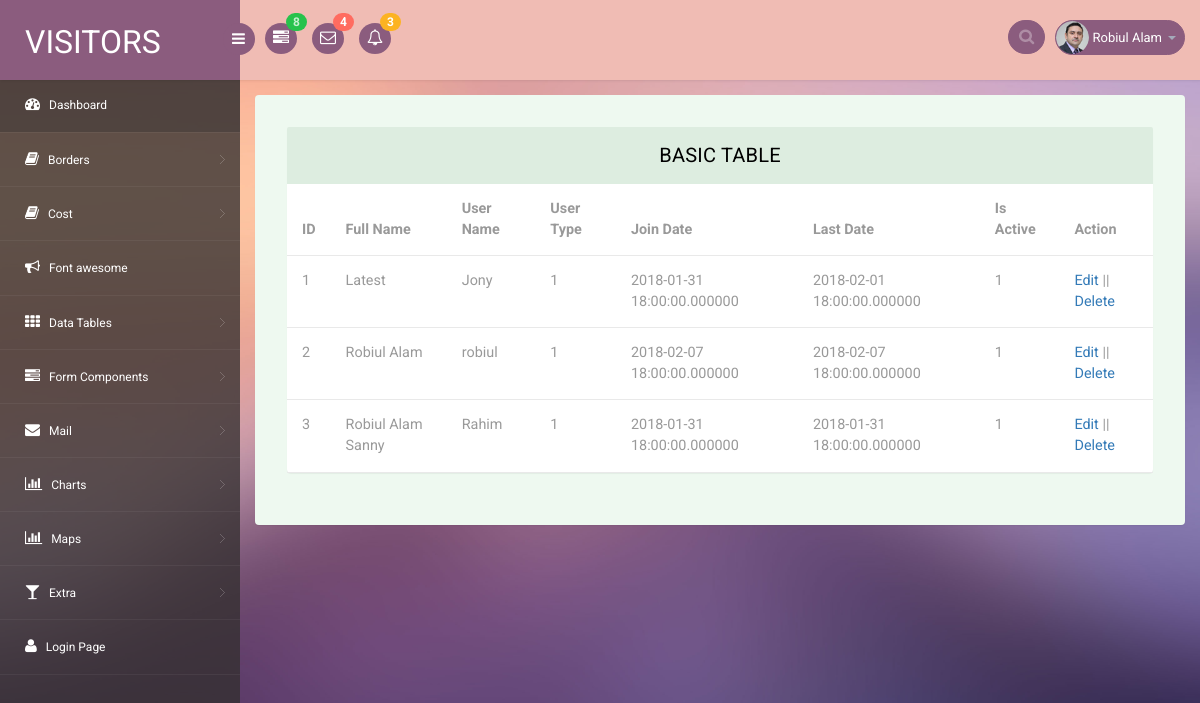
/admin/manageBorder.php (signed in), run on the app's committed database.
### tables this page shows
CREATE TABLE `mms_borders` (
  `id` int(11) NOT NULL,
  `full_name` varchar(100) NOT NULL,
  `user_name` varchar(45) NOT NULL,
  `password` varchar(45) NOT NULL,
  `user_type` varchar(45) NOT NULL,
  `join_date` timestamp(6) NOT NULL DEFAULT CURRENT_TIMESTAMP(6),
  `last_login` timestamp(6) NOT NULL DEFAULT CURRENT_TIMESTAMP(6) ON UPDATE CURRENT_TIMESTAMP(6),
  `is_active` tinyint(2) NOT NULL
);

### lib/Session.php (called while the page is built, shortened)
<?php
class Session{
 public static function get($key){
  if (isset($_SESSION[$key])) {
   return $_SESSION[$key];
  } else {
   return false;
  }
 }
}
?>

### lib/Database.php (called while the page is built, shortened)
<?php
Class Database{
 public $host   = DB_HOST;
 public $user   = DB_USER;
 public $pass   = DB_PASS;
 public $dbname = DB_NAME;
 public $link;
private function connectDB(){
 $this->link = new mysqli($this->host, $this->user, $this->pass,
  $this->dbname);
 }
public function select($query){
  $result = $this->link->query($query) or
   die($this->link->error.__LINE__);
  if($result->num_rows > 0){
    return $result;
  } else {
    return false;
  }
 }
}

### classes/Addborder.php (called while the page is built, shortened)
<?php
$filepath = realpath(dirname(__FILE__));
include_once ($filepath.'/../lib/Session.php');
include_once ($filepath.'/../lib/Database.php');
?>
<?php
class Addborder{
	private $db;
	public function __construct(){
		$this->db = new Database();
	}
	public function getAllBorder(){
		$query = " SELECT * FROM mms_borders ORDER BY id  DESC ";
		$result = $this->db->select($query);
		return $result;
	}
}
?>

### admin/manageBorder.php (the view, shortened to what this page needs)
<?php include 'inc/header.php'; ?>
<?php include 'inc/topNav.php'; ?>
<?php include 'inc/navigation.php'; ?>
<?php include '../classes/Addborder.php'; ?>
<?php
    $addborder = new Addborder();
?>
<section id="main-content">
    <section class="wrapper">
        <div class="table-agile-info">
 <div class="panel panel-default">
    <div class="panel-heading">
     Basic table
    </div>
    <div>
      <table class="table" ui-jq="footable" ui-options='{
        "paging": {
          "enabled": true
        },
        "filtering": {
          "enabled": true
        },
        "sorting": {
          "enabled": true
        }}'>
        <thead>
          <tr>
            <th data-breakpoints="xs">ID</th>
            <th>Full Name</th>
            <th>User Name</th>
            <th>User Type</th>
            <th>Join Date</th>
            <th>Last Date</th>
            <th>Is Active</th>
            <th>Action</th>
          </tr>
        </thead>
        <tbody>
            <?php
                    $getborder = $addborder->getAllBorder();
                    if ($getborder) {
                        $i = 0;
                        while ($result = $getborder->fetch_assoc()) {
                            $i++;
                ?>
          <tr data-expanded="true">
            <td><?php echo $i;?></td>
            <td><?php echo $result['full_name'];?></td>
            <td><?php echo $result['user_name'];?></td>
            <td><?php echo $result['user_type'];?></td>
            <td><?php echo $result['join_date'];?></td>
            <td><?php echo $result['last_login'];?></td>
            <td><?php echo $result['is_active'];?></td>
            <td>
                <a href="borderedit.php?borderid=<?php echo $result['id']?>">Edit</a> || <a onclick="return confirm('Are You sure to Delete')" href="?delpro=<?php echo $result['id']?>">Delete</a>
            </td>
          </tr>
          <?php } } ?>
        </tbody>
      </table>
    </div>
  </div>
</div>
</section>
</section>
</section>
<?php include 'inc/footer.php'; ?>

### admin/inc/header.php (shortened to what this page needs)
 <?php
include '../lib/Session.php';
?>
<!DOCTYPE html>
<head>
<link rel="stylesheet" href="css/bootstrap.min.css" >
<link href="css/style.css" rel='stylesheet' type='text/css' />
<link href="css/style-responsive.css" rel="stylesheet"/>
<link rel="stylesheet" href="css/font.css" type="text/css"/>
<link href="css/font-awesome.css" rel="stylesheet">
<link rel="stylesheet" href="css/morris.css" type="text/css"/>
<link rel="stylesheet" href="css/monthly.css">
</head>
<body>
<section id="container">

### admin/inc/topNav.php (shortened to what this page needs)
<header class="header fixed-top clearfix">
<div class="brand">
    <a href="index.php" class="logo">
        VISITORS
    </a>
    <div class="sidebar-toggle-box">
        <div class="fa fa-bars"></div>
    </div>
</div>
<div class="nav notify-row" id="top_menu">
    <ul class="nav top-menu">
        <li class="dropdown">
            <a data-toggle="dropdown" class="dropdown-toggle" href="#">
                <i class="fa fa-tasks"></i>
                <span class="badge bg-success">8</span>
            </a>
        </li>
        <li id="header_inbox_bar" class="dropdown">
            <a data-toggle="dropdown" class="dropdown-toggle" href="#">
                <i class="fa fa-envelope-o"></i>
                <span class="badge bg-important">4</span>
            </a>
        </li>
        <li id="header_notification_bar" class="dropdown">
            <a data-toggle="dropdown" class="dropdown-toggle" href="#">
                <i class="fa fa-bell-o"></i>
                <span class="badge bg-warning">3</span>
            </a>
        </li>
    </ul>
</div>
<div class="top-nav clearfix">
    <ul class="nav pull-right top-menu">
        <li>
            <input type="text" class="form-control search" placeholder=" Search">
        </li>
        <li class="dropdown">
            <a data-toggle="dropdown" class="dropdown-toggle" href="#">
                <img alt="" src="images/2.png">
                <span class="username"><?php echo Session::get('adminName') ; ?></span>
                <b class="caret"></b>
            </a>
        </li>
    </ul>
</div>
</header>

### admin/inc/navigation.php (shortened to what this page needs)
<aside>
    <div id="sidebar" class="nav-collapse">
        <div class="leftside-navigation">
            <ul class="sidebar-menu" id="nav-accordion">
                <li>
                    <a class="active" href="index.html">
                        <i class="fa fa-dashboard"></i>
                        <span>Dashboard</span>
                    </a>
                </li>
                <li class="sub-menu">
                    <a href="javascript:;">
                        <i class="fa fa-book"></i>
                        <span>Borders</span>
                    </a>
                </li>
                <li class="sub-menu">
                    <a href="javascript:;">
                        <i class="fa fa-book"></i>
                        <span>Cost</span>
                    </a>
                </li>
                <li>
                    <a href="fontawesome.html">
                        <i class="fa fa-bullhorn"></i>
                        <span>Font awesome </span>
                    </a>
                </li>
                <li class="sub-menu">
                    <a href="javascript:;">
                        <i class="fa fa-th"></i>
                        <span>Data Tables</span>
                    </a>
                </li>
                <li class="sub-menu">
                    <a href="javascript:;">
                        <i class="fa fa-tasks"></i>
                        <span>Form Components</span>
                    </a>
                </li>
                <li class="sub-menu">
                    <a href="javascript:;">
                        <i class="fa fa-envelope"></i>
                        <span>Mail </span>
                    </a>
                </li>
                <li class="sub-menu">
                    <a href="javascript:;">
                        <i class=" fa fa-bar-chart-o"></i>
                        <span>Charts</span>
                    </a>
                </li>
                <li class="sub-menu">
                    <a href="javascript:;">
                        <i class=" fa fa-bar-chart-o"></i>
                        <span>Maps</span>
                    </a>
                </li>
                <li class="sub-menu">
                    <a href="javascript:;">
                        <i class="fa fa-glass"></i>
                        <span>Extra</span>
                    </a>
                </li>
                <li>
                    <a href="login.html">
                        <i class="fa fa-user"></i>
                        <span>Login Page</span>
                    </a>
                </li>
            </ul>            </div>
    </div>
</aside>

### admin/inc/footer.php (shortened to what this page needs)
</body>
</html>

### data on the page
mms_borders: full_name "Latest", user_name "Jony", user_type "1", join_date "2018-01-31 18:00:00.000000", last_login "2018-02-01 18:00:00.000000", is_active "1"
mms_borders: full_name "Robiul Alam", user_name "robiul", user_type "1", join_date "2018-02-07 18:00:00.000000", last_login "2018-02-07 18:00:00.000000", is_active "1"
mms_borders: full_name "Robiul Alam Sanny", user_name "Rahim", user_type "1", join_date "2018-01-31 18:00:00.000000", last_login "2018-01-31 18:00:00.000000", is_active "1"

### other printed values
Session::get('adminName') "Robiul Alam"
